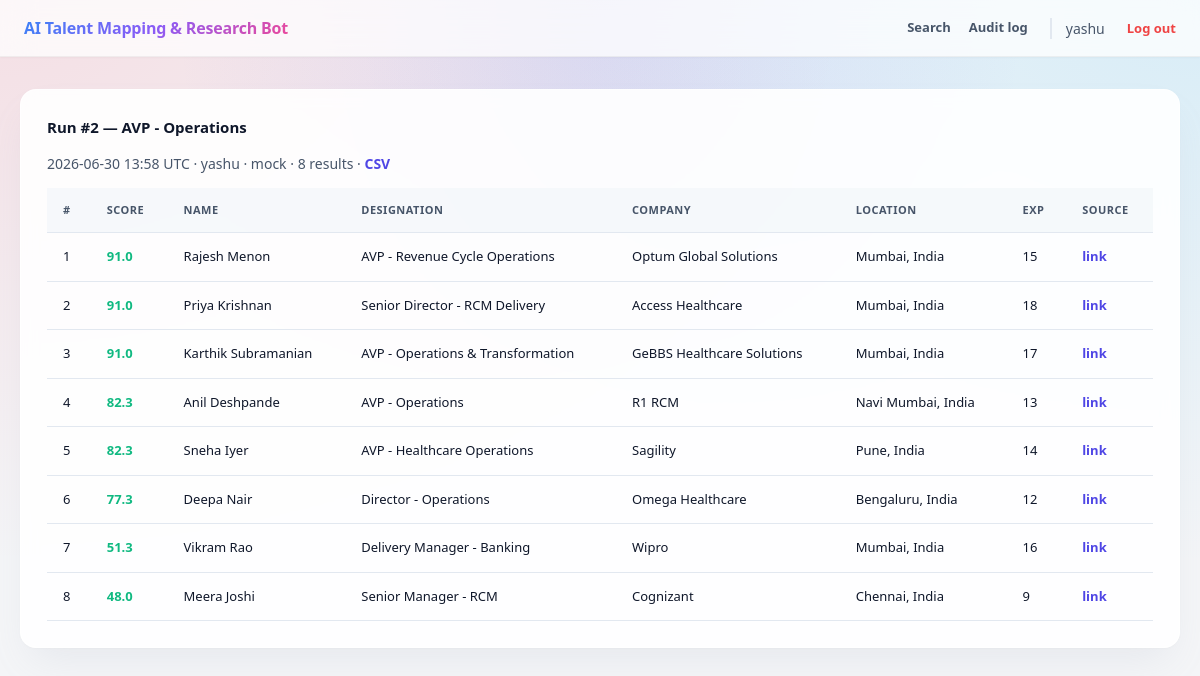
Page /run/2/ (signed in) on the committed database.
### mapping/models.py (models this page shows, shortened)
class SearchRun(models.Model):
    user = models.ForeignKey(settings.AUTH_USER_MODEL, on_delete=models.SET_NULL,
                             null=True, related_name="search_runs")
    created_at = models.DateTimeField(default=timezone.now, db_index=True)
    provider = models.CharField(max_length=64)
    job_title = models.CharField(max_length=255)
    industry = models.CharField(max_length=255)
    location = models.CharField(max_length=255)
    min_years_experience = models.PositiveIntegerField()
    skills = models.JSONField(default=list)
    optional_filters = models.JSONField(default=dict)
    result_count = models.PositiveIntegerField(default=0)
    filtered_out = models.PositiveIntegerField(default=0)
    class Meta:
        ordering = ["-created_at"]

class CandidateResult(models.Model):
    run = models.ForeignKey(SearchRun, on_delete=models.CASCADE, related_name="results")
    rank = models.PositiveIntegerField()
    score = models.FloatField()
    name = models.CharField(max_length=255)
    current_company = models.CharField(max_length=255)
    current_designation = models.CharField(max_length=255)
    location = models.CharField(max_length=255)
    years_experience = models.PositiveIntegerField(null=True, blank=True)
    matched_skills = models.JSONField(default=list)
    breakdown = models.JSONField(default=dict)
    linkedin_url = models.URLField(blank=True, default="")
    source_url = models.URLField(blank=True, default="")
    notes = models.TextField(blank=True, default="")
    class Meta:
        ordering = ["run", "rank"]

### mapping/views.py (the view)
# urls.py: path("run/<int:run_id>/", views.run_detail, name="run_detail"),
@login_required
def run_detail(request, run_id: int):
    run = get_object_or_404(_visible_runs(request.user), pk=run_id)
    return render(request, "mapping/run_detail.html", {"run": run, "results": run.results.all()})

### mapping/views.py (called while the page is built)
def _is_admin(user) -> bool:
    return user.is_superuser or user.is_staff or user.groups.filter(name="admin").exists()

def _visible_runs(user):
    qs = SearchRun.objects.all()
    return qs if _is_admin(user) else qs.filter(user=user)

### templates/mapping/run_detail.html
{% extends "base.html" %}
{% block content %}
<div class="panel">
  <h2 style="margin-top:0; font-size:15px;">Run #{{ run.id }} — {{ run.job_title }}</h2>
  <p class="muted">{{ run.created_at|date:"Y-m-d H:i" }} UTC · {{ run.user.username|default:"—" }}
     · {{ run.provider }} · {{ run.result_count }} results
     · <a class="rowlink" href="{% url 'mapping:run_csv' run.id %}">CSV</a></p>
  <table>
    <thead><tr><th>#</th><th>Score</th><th>Name</th><th>Designation</th><th>Company</th>
      <th>Location</th><th>Exp</th><th>Source</th></tr></thead>
    <tbody>
    {% for r in results %}
      <tr><td>{{ r.rank }}</td><td class="score">{{ r.score|floatformat:1 }}</td>
        <td>{{ r.name }}</td><td>{{ r.current_designation }}</td><td>{{ r.current_company }}</td>
        <td>{{ r.location }}</td><td>{{ r.years_experience }}</td>
        <td>{% if r.source_url %}<a class="rowlink" href="{{ r.source_url }}" target="_blank">link</a>{% endif %}</td></tr>
    {% endfor %}
    </tbody>
  </table>
</div>
{% endblock %}

### templates/base.html (shortened to what this page needs)
<!DOCTYPE html>
<html lang="en">
<head>
</head>
<body>
  <header>
    <h1>AI Talent Mapping &amp; Research Bot</h1>
    <nav>
      {% if user.is_authenticated %}
        <a href="{% url 'mapping:search' %}">Search</a>
        <a href="{% url 'mapping:audit' %}">Audit log</a>
        <span class="muted" style="border-left: 2px solid var(--line); padding-left: 14px; margin-left: 4px; font-weight: 500;">{{ user.username }}</span>
        <form id="logout-form" action="{% url 'logout' %}" method="post" style="display: inline;">
          <a href="#" onclick="document.getElementById('logout-form').submit(); return false;" style="color: #ef4444; margin-left: 4px;">Log out</a>
        </form>
      {% endif %}
    </nav>
  </header>
  <div class="wrap">{% block content %}{% endblock %}</div>
</body>
</html>

### templates/base.html (style rules this page uses)
:root { --panel: #ffffff; --line: #e2e8f0; --ink: #0f172a; --mut: #475569; --accent: #4f46e5; --accent-hover: #4338ca; --good: #10b981; --warn: #f59e0b; }
* { box-sizing:border-box; }
body { margin: 0; font: 14px/1.5 system-ui, -apple-system, Segoe UI, Roboto, sans-serif; background-color: #f4f5f7; background-image: radial-gradient(at 0% 0%, rgba(244, 63, 94, 0.12) 0px, transparent 50%), radial-gradient(at 50% 0%, rgba(99, 102, 241, 0.15) 0px, transparent 50%), radial-gradient(at 100% 0%, rgba(56, 189, 248, 0.15) 0px, transparent 50%); color: var(--ink); min-height: 100vh; }
header { display: flex; align-items: center; gap: 20px; padding: 16px 24px; border-bottom: 1px solid rgba(0, 0, 0, 0.05); background: rgba(255, 255, 255, 0.75); backdrop-filter: blur(16px); position: sticky; top: 0; z-index: 100; box-shadow: 0 1px 2px 0 rgba(0, 0, 0, 0.03); }
header h1 { font-size: 16px; margin: 0; font-weight: 700; letter-spacing: -0.2px; background: linear-gradient(135deg, #3b82f6 0%, #8b5cf6 50%, #ec4899 100%); -webkit-background-clip: text; -webkit-text-fill-color: transparent; }
header nav { display:flex; gap:18px; margin-left:auto; align-items:center; }
header a { color:var(--mut); text-decoration:none; transition: all 0.2s ease; font-weight: 600; font-size: 13px; }
.wrap { max-width:1200px; margin:0 auto; padding:32px 20px; }
.panel { background: rgba(255, 255, 255, 0.9); border: 1px solid rgba(255, 255, 255, 0.7); border-radius: 16px; padding: 26px; backdrop-filter: blur(8px); box-shadow: 0 1px 3px rgba(0,0,0,0.02), 0 20px 40px -12px rgba(148, 163, 184, 0.16); }
table { width:100%; border-collapse:collapse; margin-top:8px; }
th, td { text-align:left; padding:14px 16px; border-bottom:1px solid var(--line); font-size:13px; }
th { color:var(--mut); font-weight:600; background: rgba(241, 245, 249, 0.6); text-transform: uppercase; font-size: 11px; letter-spacing: 0.5px; }
.score { font-weight:700; color:var(--good); }
.muted { color:var(--mut); }
a.rowlink { color:var(--accent); text-decoration:none; font-weight: 600; }

### rows in the picture
SearchRun: id "2", job_title "AVP - Operations", created_at "2026-06-30 13:58", user.username "yashu", provider "mock", result_count "8"
CandidateResult: rank "1", score "91.0", name "Rajesh Menon", current_designation "AVP - Revenue Cycle Operations", current_company "Optum Global Solutions", location "Mumbai, India", years_experience "15"
CandidateResult: rank "2", score "91.0", name "Priya Krishnan", current_designation "Senior Director - RCM Delivery", current_company "Access Healthcare", location "Mumbai, India", years_experience "18"
CandidateResult: rank "3", score "91.0", name "Karthik Subramanian", current_designation "AVP - Operations & Transformation", current_company "GeBBS Healthcare Solutions", location "Mumbai, India", years_experience "17"
CandidateResult: rank "4", score "82.3", name "Anil Deshpande", current_designation "AVP - Operations", current_company "R1 RCM", location "Navi Mumbai, India", years_experience "13"
CandidateResult: rank "5", score "82.3", name "Sneha Iyer", current_designation "AVP - Healthcare Operations", current_company "Sagility", location "Pune, India", years_experience "14"
CandidateResult: rank "6", score "77.3", name "Deepa Nair", current_designation "Director - Operations", current_company "Omega Healthcare", location "Bengaluru, India", years_experience "12"
CandidateResult: rank "7", score "51.3", name "Vikram Rao", current_designation "Delivery Manager - Banking", current_company "Wipro", location "Mumbai, India", years_experience "16"
CandidateResult: rank "8", score "48.0", name "Meera Joshi", current_designation "Senior Manager - RCM", current_company "Cognizant", location "Chennai, India", years_experience "9"

### other values in the picture
{{ user.username }} "yashu"
